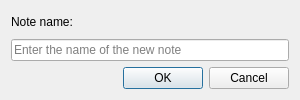
<?xml version="1.0" encoding="UTF-8"?>
<ui version="4.0">
 <class>NewNoteDialog</class>
 <widget class="QDialog" name="NewNoteDialog">
  <property name="geometry">
   <rect>
    <x>0</x>
    <y>0</y>
    <width>300</width>
    <height>100</height>
   </rect>
  </property>
  <property name="windowTitle">
   <string>New note</string>
  </property>
  <property name="windowIcon">
   <iconset theme="document-new" resource="../breeze-qownnotes.qrc">
    <normaloff>:/icons/breeze-qownnotes/16x16/document-new.svg</normaloff>:/icons/breeze-qownnotes/16x16/document-new.svg</iconset>
  </property>
  <layout class="QVBoxLayout" name="verticalLayout">
   <item>
    <widget class="QLabel" name="label">
     <property name="text">
      <string>Note name:</string>
     </property>
     <property name="buddy">
      <cstring>nameLineEdit</cstring>
     </property>
    </widget>
   </item>
   <item>
    <widget class="QLineEdit" name="nameLineEdit">
     <property name="placeholderText">
      <string>Enter the name of the new note</string>
     </property>
     <property name="clearButtonEnabled">
      <bool>true</bool>
     </property>
    </widget>
   </item>
   <item>
    <widget class="QDialogButtonBox" name="buttonBox">
     <property name="orientation">
      <enum>Qt::Horizontal</enum>
     </property>
     <property name="standardButtons">
      <set>QDialogButtonBox::Cancel|QDialogButtonBox::Ok</set>
     </property>
    </widget>
   </item>
  </layout>
 </widget>
 <resources>
  <include location="../breeze-qownnotes.qrc"/>
 </resources>
 <connections>
  <connection>
   <sender>buttonBox</sender>
   <signal>accepted()</signal>
   <receiver>NewNoteDialog</receiver>
   <slot>accept()</slot>
  </connection>
  <connection>
   <sender>buttonBox</sender>
   <signal>rejected()</signal>
   <receiver>NewNoteDialog</receiver>
   <slot>reject()</slot>
  </connection>
 </connections>
</ui>
